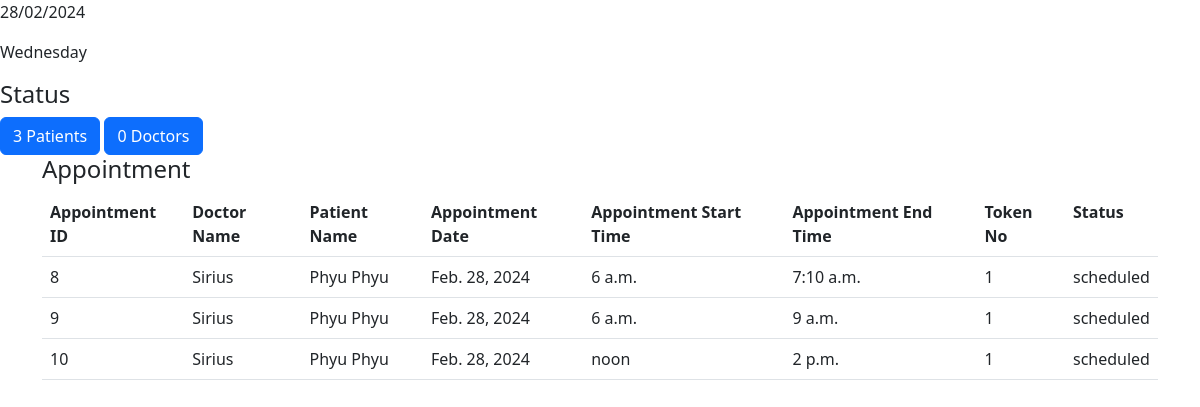
The page /retreive_admin_patient_appointments/ on the database its author committed.
### hospital_appointment_system/models.py (models this page shows)
class Appointment(models.Model):
    appointment_id = models.BigAutoField(primary_key=True, serialize=False)
    doctor_id = models.ForeignKey(Doctor,on_delete=models.CASCADE)
    patient_id = models.ForeignKey(Patient,on_delete=models.CASCADE)
    history_id = models.ForeignKey(History,on_delete=models.CASCADE)
    appoint_date = models.DateField()
    appoint_start_time = models.TimeField()
    appoint_end_time = models.TimeField()
    token = models.PositiveIntegerField()
    def __str__(self):
        return str(self.token)

class Doctor(models.Model):
    doctor_id = models.BigAutoField(primary_key=True, serialize=False)
    doctor_name = models.CharField(max_length=100)
    doctor_mail = models.EmailField()
    doctor_password = models.CharField(max_length=50)
    doctor_phoneno = models.BigIntegerField()
    doctor_specialization = models.CharField(max_length=100)
    doctor_img = models.ImageField(upload_to="images/")
    def __str__(self):
        return self.doctor_name

class Patient(models.Model):
    patient_id = models.BigAutoField(primary_key=True, serialize=False)
    patient_name = models.CharField(max_length=100)
    patient_DOB = models.DateField()
    patient_mail = models.EmailField()
    patient_phoneno = models.BigIntegerField()
    patient_address = models.CharField(max_length=400)
    patient_password = models.CharField(max_length=50)
    patient_img = models.ImageField(upload_to="images/")
    def __str__(self):
        return self.patient_name

class History(models.Model):
    history_id = models.BigAutoField(primary_key=True, serialize=False)
    status = models.CharField(max_length=100)
    def __str__(self):
        return self.status

### hospital_appointment_system/views.py (the view)
# urls.py: path('retreive_admin_patient_appointments/', views.retreive_admin_patient_appointments,name='retreive_admin_patient_appointments'),
def retreive_admin_patient_appointments(request):
    print('in retreive_admin_patient_appointments')
    patient_count = Appointment.objects.filter(appoint_date=timezone.now().date()).count()
    doctor_count = Schedule.objects.filter(schedule_date=timezone.now().date()).count()
    count = (patient_count, doctor_count)
    appointment_table = Appointment.objects.filter(appoint_date=timezone.now().date())
    print(appointment_table)
    return render(request, 'hospital_appointment_system/admin_appointment_table.html', {'appointment_table':appointment_table,'count':count})

### templates/hospital_appointment_system/admin_appointment_table.html
{% extends 'hospital_appointment_system/admin_dashboard.html' %}
{% block content %}
    <div class = "container">
    <h4>Appointment</h4>
    <table class = "table">
    <tr>
        <th>Appointment ID</th>
        <th>Doctor Name</th>
        <th>Patient Name</th>
        <th>Appointment Date</th>
        <th>Appointment Start Time</th>
        <th>Appointment End Time</th>
        <th>Token No</th>
        <th>Status</th>
    </tr>
    {% for appointment in appointment_table %}
    <tr>
        <td>{{ appointment.appointment_id }}</td>
        <td>{{ appointment.doctor_id }}</td>
        <td>{{ appointment.patient_id }}</td>
        <td>{{ appointment.appoint_date }}</td>
        <td>{{ appointment.appoint_start_time }}</td>
        <td>{{ appointment.appoint_end_time }}</td>
        <td>{{ appointment.token }}</td>
        <td>{{ appointment.history_id }}</td>
    </tr>
    {% endfor %}
    </table> <br/>
</div>
{% endblock content %}

### templates/hospital_appointment_system/admin_dashboard.html (shortened to what this page needs)
<!DOCTYPE html>
<html lang="en">
<head>
    <link href="https://cdn.jsdelivr.net/npm/bootstrap@5.3.0/dist/css/bootstrap.min.css" rel="stylesheet">
</head>
<body>
<p id="today"></p>
<p id="today_day"></p>
<h4>Status</h4>
<button class="btn btn-primary" onclick="location.href='{% url 'retreive_admin_patient_appointments' %}'"> {{count.0}} Patients </button>
<button class="btn btn-primary" onclick="location.href='{% url 'retreive_admin_doctor_schedules' %}'">{{count.1}} Doctors </button>
{% block content %}
{% endblock content %}
</body>
</html>

### rows shown on the page
Appointment: appointment_id "8", doctor_id "Sirius", patient_id "Phyu Phyu", appoint_date "Feb. 28, 2024", appoint_start_time "6 a.m.", appoint_end_time "7:10 a.m.", token "1", history_id "scheduled"
Appointment: appointment_id "9", doctor_id "Sirius", patient_id "Phyu Phyu", appoint_date "Feb. 28, 2024", appoint_start_time "6 a.m.", appoint_end_time "9 a.m.", token "1", history_id "scheduled"
Appointment: appointment_id "10", doctor_id "Sirius", patient_id "Phyu Phyu", appoint_date "Feb. 28, 2024", appoint_start_time "noon", appoint_end_time "2 p.m.", token "1", history_id "scheduled"

### other values the page prints
{{ count.0 }} "3"
{{ count.1 }} "0"
